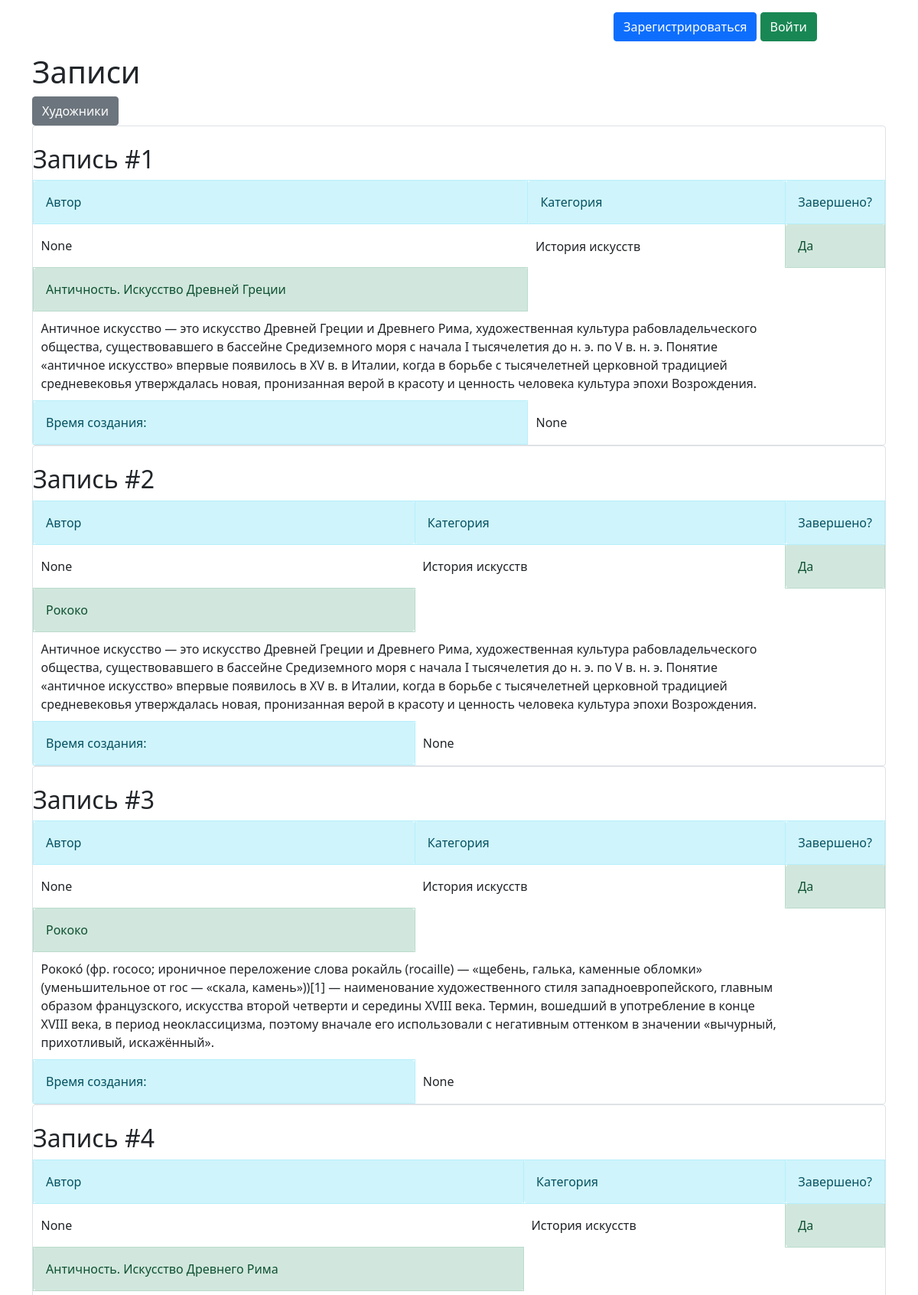
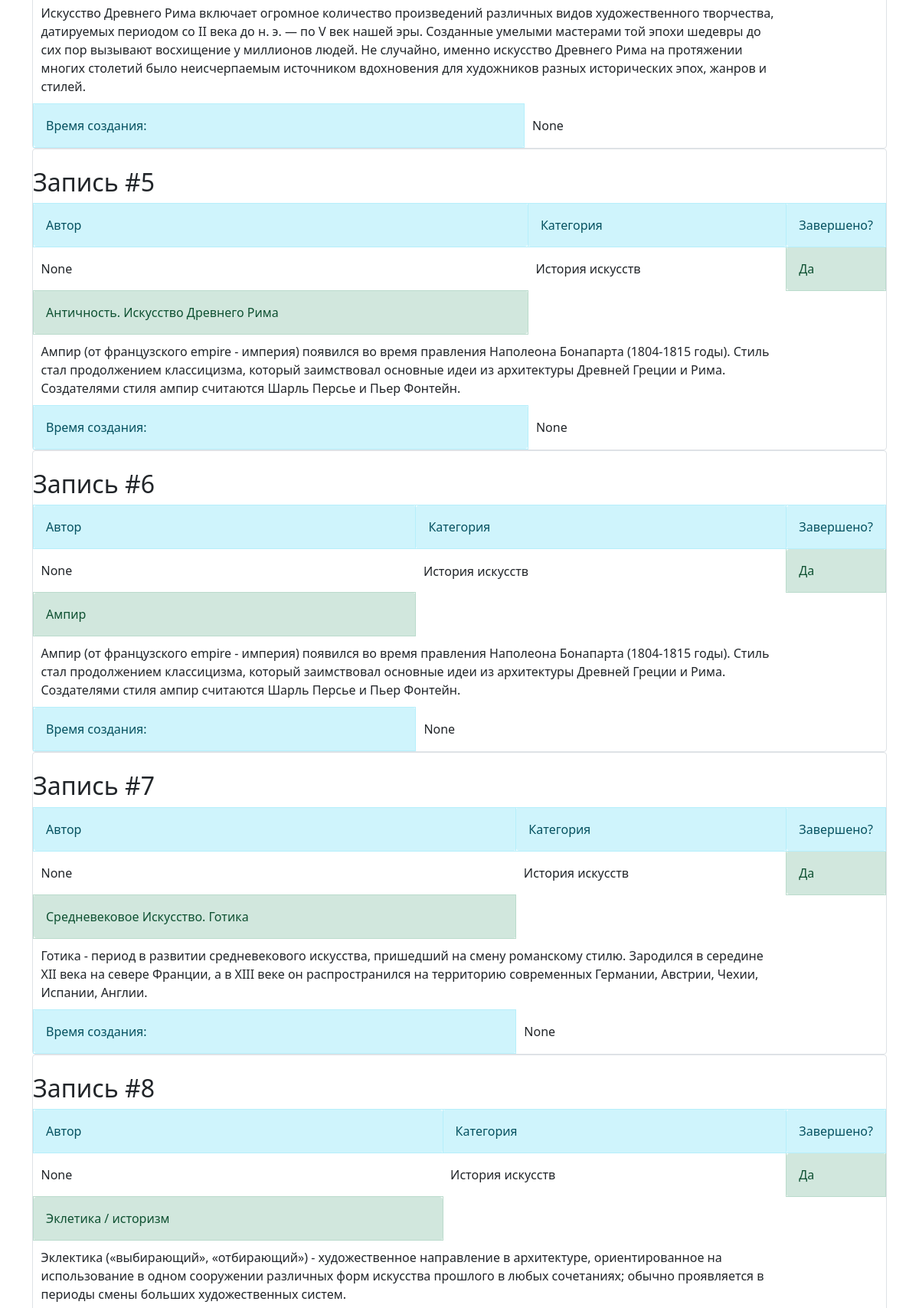
The page / (upper part) on the database its author committed (2 pictures, top to bottom).
### data/posts.py (models this page shows, shortened)
class Posts(SqlAlchemyBase, SerializerMixin):
    __tablename__ = 'posts'
    id = sqlalchemy.Column(sqlalchemy.Integer, primary_key=True, autoincrement=True)
    author = sqlalchemy.Column(sqlalchemy.Integer, sqlalchemy.ForeignKey("users.id"))
    category_id = sqlalchemy.Column(sqlalchemy.Integer, sqlalchemy.ForeignKey("category.id"))
    title = sqlalchemy.Column(sqlalchemy.String, nullable=True)
    text = sqlalchemy.Column(sqlalchemy.Text, nullable=True)
    date = sqlalchemy.Column(sqlalchemy.DateTime, default=datetime.datetime.now())
    is_finished = sqlalchemy.Column(sqlalchemy.Boolean, default=False)
    user = orm.relation('User')
    category = orm.relation('Category')

### data/category.py (models this page shows)
class Category(SqlAlchemyBase, SerializerMixin):
    __tablename__ = 'category'
    id = sqlalchemy.Column(sqlalchemy.Integer, primary_key=True, autoincrement=True)
    name = sqlalchemy.Column(sqlalchemy.String, nullable=True)
    posts = orm.relation("Posts", back_populates='category')

### main.py (the view)
@app.route('/')
def index():
    db_sess = db_session.create_session()
    posts = db_sess.query(Posts).all()
    return render_template("index.html", posts=posts)

### data/db_session.py (called while the page is built)
def create_session() -> Session:
    global __factory
    return __factory()

### templates/index.html (shortened to what this page needs)
{% extends "base.html" %}
{% block content %}
<h1>Записи</h1>
<a href="/artists" class="btn btn-secondary">Художники</a>
{% for item in posts%}
<div class="col-md6 border rounded">
    <br>
    <h2>Запись #{{ item.id }}</h2>
    <div>
        <table cellspacing="5" cellpadding="10">
            <tr>
                <td class="alert alert-info" role="alert">Автор</td>
                <td class="alert alert-info" role="alert">Категория</td>
                <td class="alert alert-info" role="alert">Завершено?</td>
            </tr>
            <tr>
                <td>{{ item.author }}</td>
                <td>{{ item.category.name }}</td>
                {% if item.is_finished %}
                <td class="alert alert-success" role="alert">Да</td>
                {% else %}
                <td class="alert alert-danger" role="alert">Нет</td>
                {% endif %}
            </tr>
            <tr>
                <td class="alert alert-success" role="alert">{{ item.title }}</td>
            </tr>
            <tr>
                <td colspan="2">{{ item.text }}</td>
            </tr>
            <tr>
                <td class="alert alert-info" role="alert">Время создания:</td>
                <td>{{ item.date }}</td>
            </tr>
        </table>
    </div>
</div>
{% endfor %}
{% endblock %}

### templates/base.html (shortened to what this page needs)
<!DOCTYPE html>
<html lang="en">
<head>
    <link rel="stylesheet"
          href="https://cdn.jsdelivr.net/npm/bootstrap@5.0.0-beta1/dist/css/bootstrap.min.css"
>
</head>
<body>
<div class="container mt-3">
    <div class="row">
        <div class="col">{% block pagename %} {% endblock %}</div>
        <div class="col-4">
            {% if current_user.is_authenticated %}
            <a class="navbar-brand" href="/logout">{{ current_user.name }}</a>
            {% else %}
            <p>
                <a class="btn btn-primary" href="/register">Зарегистрироваться</a>
                <a class="btn btn-success" href="/login">Войти</a>
            </p>
            {% endif %}
        </div>
    </div>
    {% block content %}
    {% endblock %}
</div>
</body>
</html>

### rows shown on the page
Posts: id "1", author "None", category.name "История искусств", is_finished "Да", title "Античность. Искусство Древней Греции", text "Античное искусство — это искусство Древней Греции и Древнего Рима, художественная культура рабовладельческого общества, существовавшего в бассейне Средиземного моря с начала I тысячелетия до н. э. по V в. н. э. Понятие «античное искусство» впервые появилось в XV в. в Италии, когда в борьбе с тысячелетней церковной традицией средневековья утверждалась новая, пронизанная верой в красоту и ценность человека культура эпохи Возрождения.", date "None"
Posts: id "2", author "None", category.name "История искусств", is_finished "Да", title "Рококо", text "Античное искусство — это искусство Древней Греции и Древнего Рима, художественная культура рабовладельческого общества, существовавшего в бассейне Средиземного моря с начала I тысячелетия до н. э. по V в. н. э. Понятие «античное искусство» впервые появилось в XV в. в Италии, когда в борьбе с тысячелетней церковной традицией средневековья утверждалась новая, пронизанная верой в красоту и ценность человека культура эпохи Возрождения.", date "None"
Posts: id "3", author "None", category.name "История искусств", is_finished "Да", title "Рококо", text "Рококо́ (фр. rococo; ироничное переложение слова рокайль (rocaille) — «щебень, галька, каменные обломки» (уменьшительное от rос — «скала, камень»))[1] — наименование художественного стиля западноевропейского, главным образом французского, искусства второй четверти и середины XVIII века. Термин, вошедший в употребление в конце XVIII века, в период неоклассицизма, поэтому вначале его использовали с негативным оттенком в значении «вычурный, прихотливый, искажённый».", date "None"
Posts: id "4", author "None", category.name "История искусств", is_finished "Да", title "Античность. Искусство Древнего Рима", text "Искусство Древнего Рима включает огромное количество произведений различных видов художественного творчества, датируемых периодом со II века до н. э. — по V век нашей эры. Созданные умелыми мастерами той эпохи шедевры до сих пор вызывают восхищение у миллионов людей. Не случайно, именно искусство Древнего Рима на протяжении многих столетий было неисчерпаемым источником вдохновения для художников разных исторических эпох, жанров и стилей.", date "None"
Posts: id "5", author "None", category.name "История искусств", is_finished "Да", title "Античность. Искусство Древнего Рима", text "Ампир (от французского empire - империя) появился во время правления Наполеона Бонапарта (1804-1815 годы). Стиль стал продолжением классицизма, который заимствовал основные идеи из архитектуры Древней Греции и Рима. Создателями стиля ампир считаются Шарль Персье и Пьер Фонтейн.", date "None"
Posts: id "6", author "None", category.name "История искусств", is_finished "Да", title "Ампир", text "Ампир (от французского empire - империя) появился во время правления Наполеона Бонапарта (1804-1815 годы). Стиль стал продолжением классицизма, который заимствовал основные идеи из архитектуры Древней Греции и Рима. Создателями стиля ампир считаются Шарль Персье и Пьер Фонтейн.", date "None"
Posts: id "7", author "None", category.name "История искусств", is_finished "Да", title "Средневековое Искусство. Готика", text "Готика - период в развитии средневекового искусства, пришедший на смену романскому стилю. Зародился в середине XII века на севере Франции, а в XIII веке он распространился на территорию современных Германии, Австрии, Чехии, Испании, Англии.", date "None"
Posts: id "8", author "None", category.name "История искусств", is_finished "Да", title "Эклетика / историзм", text "Эклектика («выбирающий», «отбирающий») - художественное направление в архитектуре, ориентированное на использование в одном сооружении различных форм искусства прошлого в любых сочетаниях; обычно проявляется в периоды смены больших художественных систем."
